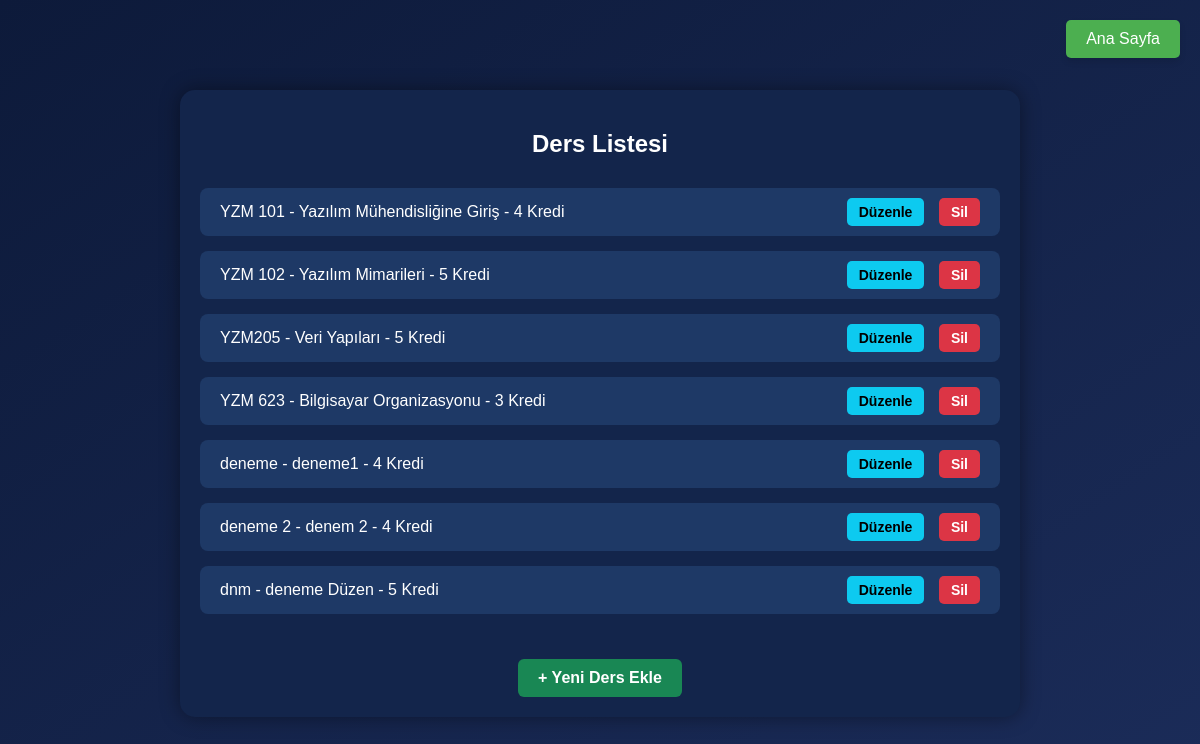
Before: /uni/ders/listesi/ (signed in) with the older database file.
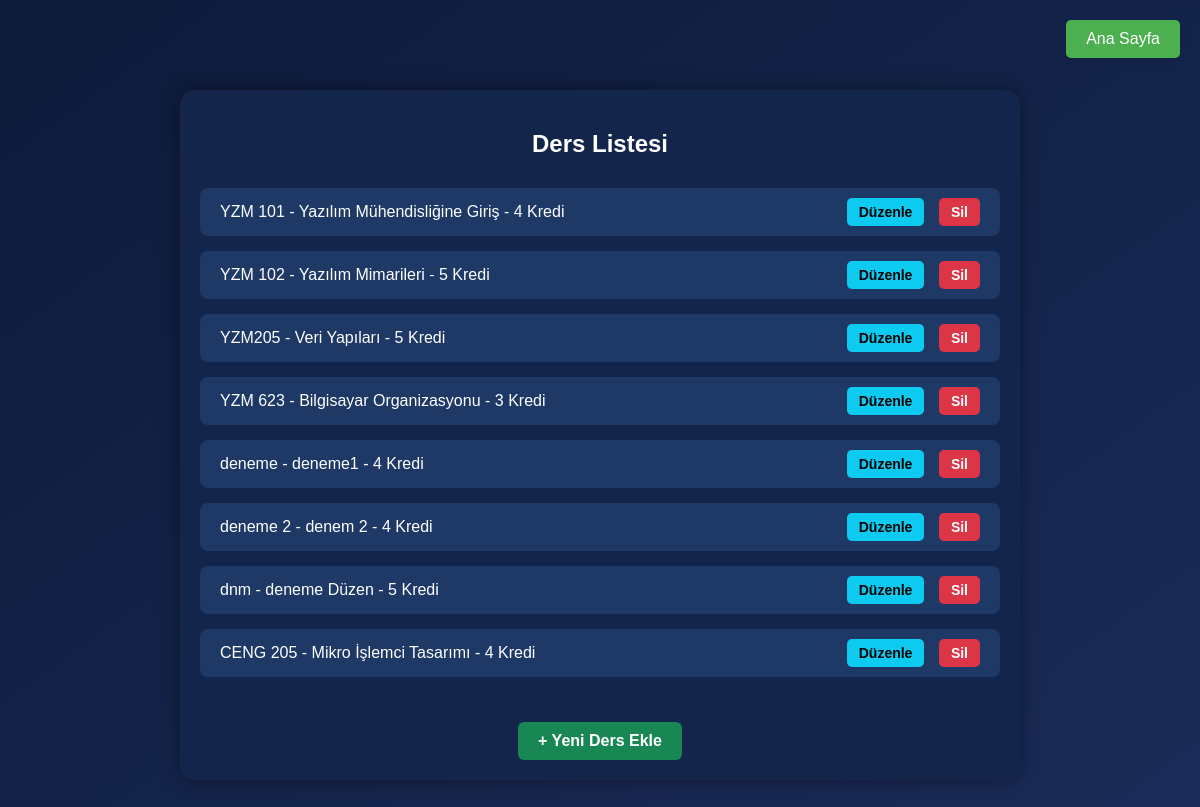
After: the same page with the newer database file.
### uni/models.py (models this page shows, shortened)
class Ders(models.Model):
    kod = models.CharField(max_length=10, unique=True)
    ad = models.CharField(max_length=100)
    ogrenci_sayisi = models.IntegerField(default=0)
    kredi = models.IntegerField()
    bolum = models.CharField(max_length=100)

### uni/views.py (the view)
# urls.py: path('ders/listesi/', ders_listesi, name='ders_listesi'),
@login_required
def ders_listesi(request):
    dersler = Ders.objects.all()
    return render(request, 'ders_listesi.html', {'dersler': dersler})

### uni/templates/ders_listesi.html (shortened to what this page needs)
{% extends "base.html" %}
{% block content %}
<div class="list-container">
    <h2>Ders Listesi</h2>
    <a href="{% url 'home' %}" class="btn-home">Ana Sayfa</a>
    {% if dersler %}
        {% for ders in dersler %}
            <div class="ders-item">
                <div class="ders-info">
                    {{ ders.kod }} - {{ ders.ad }} - {{ ders.kredi }} Kredi
                </div>
                <div class="action-buttons">
                    <a href="{% url 'ders_duzenle' ders.id %}" class="btn-edit">Düzenle</a>
                    <a href="{% url 'ders_sil' ders.id %}" class="btn-delete">Sil</a>
                </div>
            </div>
        {% endfor %}
    {% else %}
        <p class="no-data">Henüz ders eklenmedi.</p>
    {% endif %}
    <div class="text-center">
        <a href="{% url 'ders_ekle' %}" class="btn-add">+ Yeni Ders Ekle</a>
    </div>
</div>
{% endblock %}

Changed rows visible on the page:
added Ders: kod "CENG 205", ad "Mikro İşlemci Tasarımı", kredi "4"
